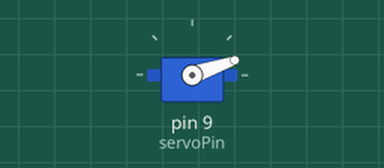
Recording of a sketch running on a simulated Arduino Uno, built with avr-gcc and run on an emulated ATmega328P. Shown: servo.

Above: at 0.4 s.
Timing chart, 0 to 1.9 s (numbered marks = the images above):
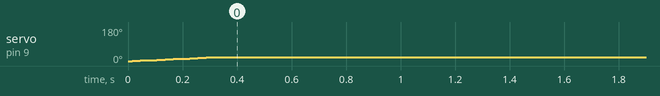

The sketch:

servo_move.ino
```cpp
#include <Servo.h>
int servoPin = 9;
Servo servo;
int angle = 0;   // servo position in degrees

void setup() {
    servo.attach(servoPin);
    for(angle = 0; angle < 20; angle++) {
        servo.write(angle);
        delay(15);
    }
}

void loop() {
  // put your main code here, to run repeatedly:

}
```
